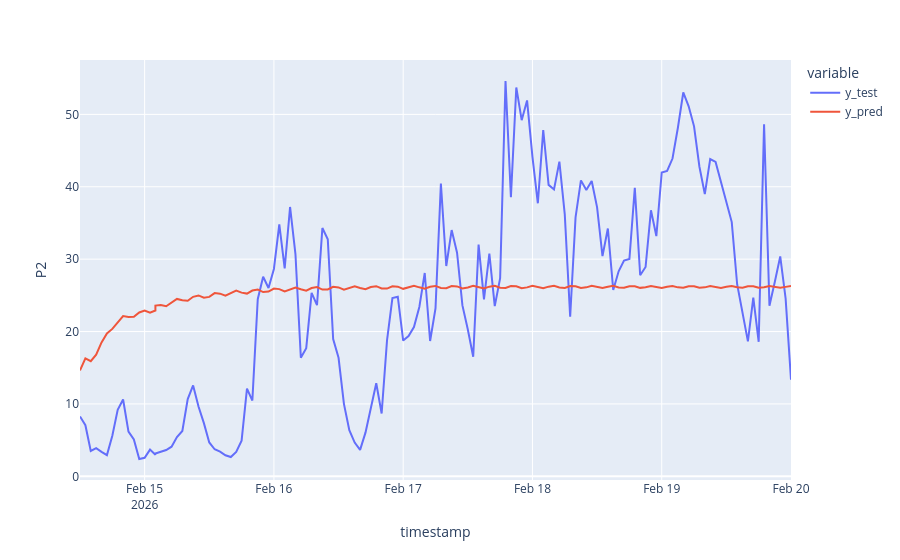

The code cell stored with this chart in its notebook:
### Code cell
fig = px.line(df_pred_test, labels={"value": "P2"})
fig.show()

### Figure 1 — Plotly figure (JSON) as saved in the notebook; plotly's stock layout.template omitted (floating-point values rounded to 4 significant figures; data arrays with more than 128 entries replaced by an {"elided": "..."} marker saying what was removed)
{"data": [{"hovertemplate": "variable=y_test<br>timestamp=%{x}<br>P2=%{y}<extra></extra>", "legendgroup": "y_test", "line": {"color": "#636efa", "dash": "solid"}, "marker": {"symbol": "circle"}, "mode": "lines", "name": "y_test", "orientation": "v", "showlegend": true, "type": "scatter", "x": {"elided": "134 str values"}, "xaxis": "x", "y": {"elided": "134 float values"}, "yaxis": "y"}, {"hovertemplate": "variable=y_pred<br>timestamp=%{x}<br>P2=%{y}<extra></extra>", "legendgroup": "y_pred", "line": {"color": "#EF553B", "dash": "solid"}, "marker": {"symbol": "circle"}, "mode": "lines", "name": "y_pred", "orientation": "v", "showlegend": true, "type": "scatter", "x": {"elided": "134 str values"}, "xaxis": "x", "y": {"elided": "134 float values"}, "yaxis": "y"}], "layout": {"legend": {"title": {"text": "variable"}, "tracegroupgap": 0}, "margin": {"t": 60}, "xaxis": {"anchor": "y", "domain": [0, 1], "title": {"text": "timestamp"}}, "yaxis": {"anchor": "x", "domain": [0, 1], "title": {"text": "P2"}}}}
